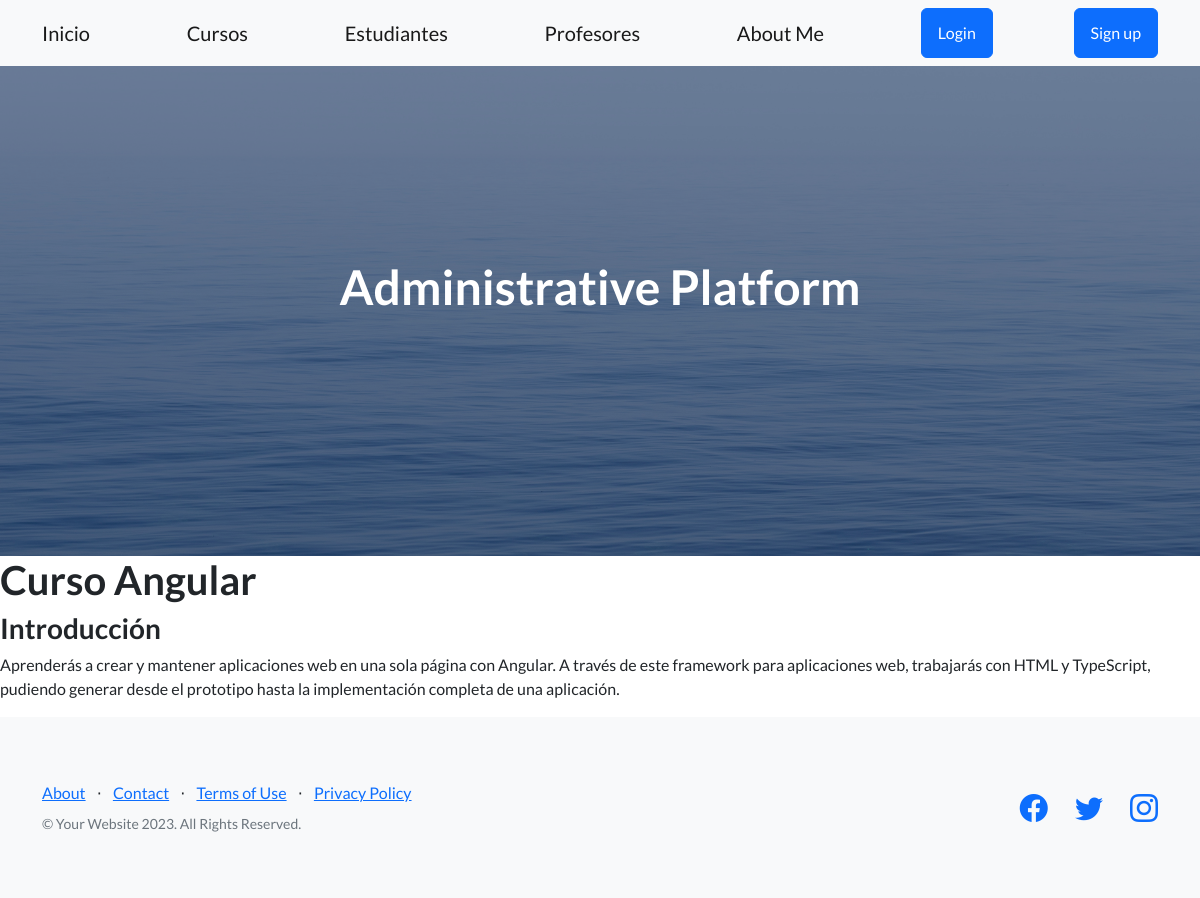
The app's page /app-coder/detalle-curso/20 with its own data.
### AppCoder/models.py (models this page shows, shortened)
class Curso(models.Model):
    nombre = models.CharField(max_length=50)
    camada = models.IntegerField(blank=True, null=True)
    imagen = models.ImageField(upload_to="jpgcursos/", blank=True, null=True)
    requisitos = models.TextField(blank=True, null=True)
    duracion = models.CharField(max_length=50, blank=True, null=True)
    detalles = models.TextField(blank=True, null=True)
    class Meta():
        ordering = ("nombre", "camada")

### AppCoder/views.py (the view)
# urls.py: path('detalle-curso/<pk>', CursoDetail.as_view(), name = "DetalleCursos"),
class CursoDetail(DetailView):
    model = Curso
    template_name = "curso_detail.html"
    context_object_name = "curso"

### AppCoder/templates/curso_detail.html
{% extends 'padre.html' %}
{% block contenidoQueCambia %}
   <h1>Curso {{curso.nombre}}</h1>
   <h3>Introducción</h3>
   <p>{{curso.detalles}}</p>
{% endblock contenidoQueCambia %}

### records on screen
Curso: nombre "Angular", detalles "Aprenderás a crear y mantener aplicaciones web en una sola página con Angular. A través de este framework para aplicaciones web, trabajarás con HTML y TypeScript, pudiendo generar desde el prototipo hasta la implementación completa de una aplicación."
